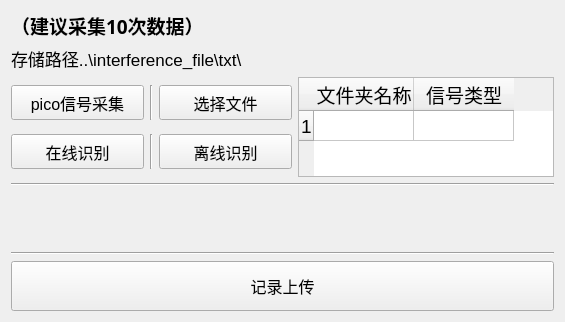
          <widget class="QWidget" name="tab_17">
           <attribute name="title">
            <string>开关脉冲识别</string>
           </attribute>
           <layout class="QVBoxLayout" name="verticalLayout_9">
            <item>
             <widget class="QLabel" name="label_40">
              <property name="maximumSize">
               <size>
                <width>16777215</width>
                <height>16777215</height>
               </size>
              </property>
              <property name="font">
               <font>
                <family>宋体</family>
                <pointsize>14</pointsize>
                <weight>75</weight>
                <bold>true</bold>
               </font>
              </property>
              <property name="layoutDirection">
               <enum>Qt::RightToLeft</enum>
              </property>
              <property name="text">
               <string>（建议采集10次数据）</string>
              </property>
             </widget>
            </item>
            <item>
             <layout class="QHBoxLayout" name="horizontalLayout_6">
              <item>
               <widget class="QLabel" name="label_22">
                <property name="maximumSize">
                 <size>
                  <width>16777215</width>
                  <height>30</height>
                 </size>
                </property>
                <property name="font">
                 <font>
                  <pointsize>13</pointsize>
                 </font>
                </property>
                <property name="text">
                 <string>存储路径..\interference_file\txt\</string>
                </property>
               </widget>
              </item>
              <item>
               <spacer name="horizontalSpacer_5">
                <property name="orientation">
                 <enum>Qt::Horizontal</enum>
                </property>
                <property name="sizeHint" stdset="0">
                 <size>
                  <width>40</width>
                  <height>20</height>
                 </size>
                </property>
               </spacer>
              </item>
             </layout>
            </item>
            <item>
             <layout class="QHBoxLayout" name="horizontalLayout_18">
              <item>
               <layout class="QGridLayout" name="gridLayout_5">
                <item row="0" column="0">
                 <widget class="QPushButton" name="pushButton_33">
                  <property name="minimumSize">
                   <size>
                    <width>133</width>
                    <height>35</height>
                   </size>
                  </property>
                  <property name="maximumSize">
                   <size>
                    <width>50</width>
                    <height>16777215</height>
                   </size>
                  </property>
                  <property name="font">
                   <font>
                    <pointsize>12</pointsize>
                   </font>
                  </property>
                  <property name="text">
                   <string>pico信号采集</string>
                  </property>
                 </widget>
                </item>
                <item row="1" column="0">
                 <widget class="QPushButton" name="pushButton_38">
                  <property name="minimumSize">
                   <size>
                    <width>133</width>
                    <height>35</height>
                   </size>
                  </property>
                  <property name="maximumSize">
                   <size>
                    <width>16777215</width>
                    <height>16777215</height>
                   </size>
                  </property>
                  <property name="font">
                   <font>
                    <family>Adobe Arabic</family>
                    <pointsize>12</pointsize>
                   </font>
                  </property>
                  <property name="cursor">
                   <cursorShape>PointingHandCursor</cursorShape>
                  </property>
                  <property name="text">
                   <string>在线识别</string>
                  </property>
                 </widget>
                </item>
                <item row="1" column="2">
                 <widget class="QPushButton" name="pushButton_25">
                  <property name="minimumSize">
                   <size>
                    <width>133</width>
                    <height>35</height>
                   </size>
                  </property>
                  <property name="maximumSize">
                   <size>
                    <width>16777215</width>
                    <height>16777215</height>
                   </size>
                  </property>
                  <property name="font">
                   <font>
                    <family>Adobe Arabic</family>
                    <pointsize>12</pointsize>
                   </font>
                  </property>
                  <property name="cursor">
                   <cursorShape>PointingHandCursor</cursorShape>
                  </property>
                  <property name="text">
                   <string>离线识别</string>
                  </property>
                 </widget>
                </item>
                <item row="0" column="2">
                 <widget class="QPushButton" name="pushButton_24">
                  <property name="minimumSize">
                   <size>
                    <width>133</width>
                    <height>35</height>
                   </size>
                  </property>
                  <property name="maximumSize">
                   <size>
                    <width>16777215</width>
                    <height>16777215</height>
                   </size>
                  </property>
                  <property name="font">
                   <font>
                    <family>Adobe Arabic</family>
                    <pointsize>12</pointsize>
                   </font>
                  </property>
                  <property name="cursor">
                   <cursorShape>PointingHandCursor</cursorShape>
                  </property>
                  <property name="text">
                   <string>选择文件</string>
                  </property>
                 </widget>
                </item>
                <item row="0" column="1">
                 <widget class="Line" name="line_10">
                  <property name="orientation">
                   <enum>Qt::Vertical</enum>
                  </property>
                 </widget>
                </item>
                <item row="1" column="1">
                 <widget class="Line" name="line_16">
                  <property name="orientation">
                   <enum>Qt::Vertical</enum>
                  </property>
                 </widget>
                </item>
               </layout>
              </item>
              <item>
               <widget class="QTableWidget" name="tableWidget_6">
                <property name="maximumSize">
                 <size>
                  <width>16777215</width>
                  <height>100</height>
                 </size>
                </property>
                <property name="font">
                 <font>
                  <pointsize>12</pointsize>
                 </font>
                </property>
                <row>
                 <property name="text">
                  <string>1</string>
                 </property>
                 <property name="font">
                  <font>
                   <pointsize>14</pointsize>
                   <weight>50</weight>
                   <bold>false</bold>
                  </font>
                 </property>
                </row>
                <column>
                 <property name="text">
                  <string>文件夹名称</string>
                 </property>
                 <property name="font">
                  <font>
                   <family>Microsoft YaHei</family>
                   <pointsize>14</pointsize>
                   <weight>50</weight>
                   <bold>false</bold>
                  </font>
                 </property>
                </column>
                <column>
                 <property name="text">
                  <string>信号类型</string>
                 </property>
                 <property name="font">
                  <font>
                   <pointsize>14</pointsize>
                   <weight>50</weight>
                   <bold>false</bold>
                  </font>
                 </property>
                </column>
               </widget>
              </item>
             </layout>
            </item>
            <item>
             <widget class="Line" name="line_7">
              <property name="orientation">
               <enum>Qt::Horizontal</enum>
              </property>
             </widget>
            </item>
            <item>
             <layout class="QVBoxLayout" name="verticalLayout_20">
              <item>
               <widget class="QLabel" name="label_8">
                <property name="text">
                 <string/>
                </property>
               </widget>
              </item>
              <item>
               <spacer name="verticalSpacer_11">
                <property name="orientation">
                 <enum>Qt::Vertical</enum>
                </property>
                <property name="sizeHint" stdset="0">
                 <size>
                  <width>20</width>
                  <height>40</height>
                 </size>
                </property>
               </spacer>
              </item>
             </layout>
            </item>
            <item>
             <widget class="Line" name="line_15">
              <property name="orientation">
               <enum>Qt::Horizontal</enum>
              </property>
             </widget>
            </item>
            <item>
             <widget class="QPushButton" name="pushButton_29">
              <property name="minimumSize">
               <size>
                <width>150</width>
                <height>50</height>
               </size>
              </property>
              <property name="maximumSize">
               <size>
                <width>16777215</width>
                <height>50</height>
               </size>
              </property>
              <property name="font">
               <font>
                <pointsize>12</pointsize>
               </font>
              </property>
              <property name="cursor">
               <cursorShape>PointingHandCursor</cursorShape>
              </property>
              <property name="styleSheet">
               <string notr="true"/>
              </property>
              <property name="text">
               <string>记录上传</string>
              </property>
             </widget>
            </item>
           </layout>
          </widget>
